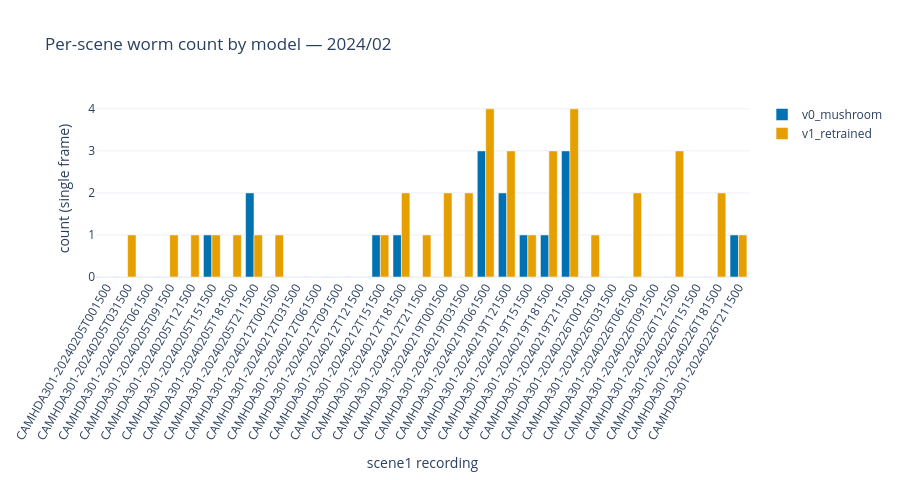

Notebook source saved alongside this figure:
### Code cell
try:
    import plotly.graph_objects as go
except ImportError:
    subprocess.run([sys.executable, "-m", "pip", "install", "-q", "plotly"], check=True)
    import plotly.graph_objects as go

# Pivot results: stem -> {model: count}
by_stem = {}
with RESULTS_CSV.open() as fh:
    for row in csv.DictReader(fh):
        by_stem.setdefault(row["stem"], {})[row["model"]] = int(row["count"])
stems = sorted(by_stem)
model_names = list(MODELS)

print("Per-model totals over", len(stems), "scene1 frames:")
for name in model_names:
    vals = [by_stem[s].get(name, 0) for s in stems]
    zeros = sum(1 for v in vals if v == 0)
    print(f"  {name:14s} total={sum(vals):4d}  mean={sum(vals)/len(vals):.2f}  "
          f"max={max(vals)}  zero-detection={zeros}/{len(vals)}")

if len(model_names) == 2:
    a, b = model_names
    diffs = [(s, by_stem[s].get(a, 0), by_stem[s].get(b, 0)) for s in stems]
    disagree = [d for d in diffs if d[1] != d[2]]
    print(f"\n{a} vs {b}: agree on {len(diffs) - len(disagree)}/{len(diffs)} frames; "
          f"differ on {len(disagree)}")
    for s, ca, cb in disagree:
        print(f"    {s}  {a}={ca}  {b}={cb}  (delta {cb - ca:+d})")

fig = go.Figure()
palette = ["#0072B2", "#E69F00", "#009E73"]  # Okabe-Ito
for i, name in enumerate(model_names):
    fig.add_trace(go.Bar(x=stems, y=[by_stem[s].get(name, 0) for s in stems],
                         name=name, marker_color=palette[i % len(palette)]))
fig.update_layout(
    title=f"Per-scene worm count by model — {VALIDATION_MONTH}",
    xaxis_title="scene1 recording", yaxis_title="count (single frame)",
    barmode="group", template="plotly_white", height=480,
)
fig.update_xaxes(tickangle=-60)
fig.show()

### Figure 1 — Plotly figure (JSON) as saved in the notebook; plotly's stock layout.template omitted (floating-point values rounded to 4 significant figures)
{"data": [{"marker": {"color": "#0072B2"}, "name": "v0_mushroom", "type": "bar", "x": ["CAMHDA301-20240205T001500", "CAMHDA301-20240205T031500", "CAMHDA301-20240205T061500", "CAMHDA301-20240205T091500", "CAMHDA301-20240205T121500", "CAMHDA301-20240205T151500", "CAMHDA301-20240205T181500", "CAMHDA301-20240205T211500", "CAMHDA301-20240212T001500", "CAMHDA301-20240212T031500", "CAMHDA301-20240212T061500", "CAMHDA301-20240212T091500", "CAMHDA301-20240212T121500", "CAMHDA301-20240212T151500", "CAMHDA301-20240212T181500", "CAMHDA301-20240212T211500", "CAMHDA301-20240219T001500", "CAMHDA301-20240219T031500", "CAMHDA301-20240219T061500", "CAMHDA301-20240219T121500", "CAMHDA301-20240219T151500", "CAMHDA301-20240219T181500", "CAMHDA301-20240219T211500", "CAMHDA301-20240226T001500", "CAMHDA301-20240226T031500", "CAMHDA301-20240226T061500", "CAMHDA301-20240226T091500", "CAMHDA301-20240226T121500", "CAMHDA301-20240226T151500", "CAMHDA301-20240226T181500", "CAMHDA301-20240226T211500"], "y": [0, 0, 0, 0, 0, 1, 0, 2, 0, 0, 0, 0, 0, 1, 1, 0, 0, 0, 3, 2, 1, 1, 3, 0, 0, 0, 0, 0, 0, 0, 1]}, {"marker": {"color": "#E69F00"}, "name": "v1_retrained", "type": "bar", "x": ["CAMHDA301-20240205T001500", "CAMHDA301-20240205T031500", "CAMHDA301-20240205T061500", "CAMHDA301-20240205T091500", "CAMHDA301-20240205T121500", "CAMHDA301-20240205T151500", "CAMHDA301-20240205T181500", "CAMHDA301-20240205T211500", "CAMHDA301-20240212T001500", "CAMHDA301-20240212T031500", "CAMHDA301-20240212T061500", "CAMHDA301-20240212T091500", "CAMHDA301-20240212T121500", "CAMHDA301-20240212T151500", "CAMHDA301-20240212T181500", "CAMHDA301-20240212T211500", "CAMHDA301-20240219T001500", "CAMHDA301-20240219T031500", "CAMHDA301-20240219T061500", "CAMHDA301-20240219T121500", "CAMHDA301-20240219T151500", "CAMHDA301-20240219T181500", "CAMHDA301-20240219T211500", "CAMHDA301-20240226T001500", "CAMHDA301-20240226T031500", "CAMHDA301-20240226T061500", "CAMHDA301-20240226T091500", "CAMHDA301-20240226T121500", "CAMHDA301-20240226T151500", "CAMHDA301-20240226T181500", "CAMHDA301-20240226T211500"], "y": [0, 1, 0, 1, 1, 1, 1, 1, 1, 0, 0, 0, 0, 1, 2, 1, 2, 2, 4, 3, 1, 3, 4, 1, 0, 2, 0, 3, 0, 2, 1]}], "layout": {"barmode": "group", "height": 480, "title": {"text": "Per-scene worm count by model — 2024/02"}, "xaxis": {"tickangle": -60, "title": {"text": "scene1 recording"}}, "yaxis": {"title": {"text": "count (single frame)"}}}}
